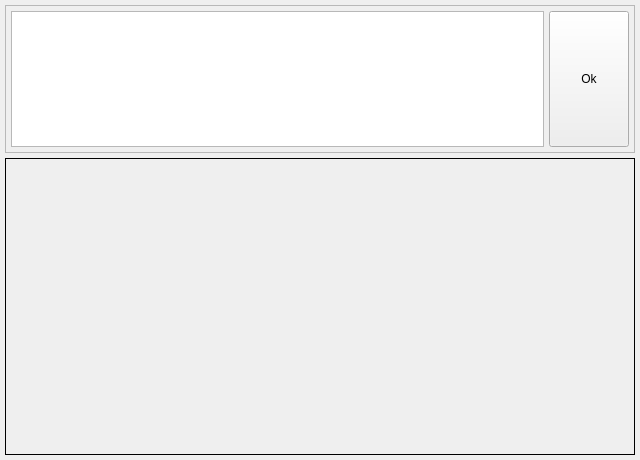
<?xml version="1.0" encoding="UTF-8"?>
<ui version="4.0">
 <class>VirtualKeyboards</class>
 <widget class="QWidget" name="VirtualKeyboards">
  <property name="geometry">
   <rect>
    <x>0</x>
    <y>0</y>
    <width>640</width>
    <height>460</height>
   </rect>
  </property>
  <property name="sizePolicy">
   <sizepolicy hsizetype="Expanding" vsizetype="Expanding">
    <horstretch>0</horstretch>
    <verstretch>0</verstretch>
   </sizepolicy>
  </property>
  <property name="windowTitle">
   <string>Virtual keyboards container</string>
  </property>
  <property name="autoFillBackground">
   <bool>true</bool>
  </property>
  <layout class="QVBoxLayout" name="verticalLayout" stretch="1,2">
   <property name="spacing">
    <number>5</number>
   </property>
   <property name="leftMargin">
    <number>5</number>
   </property>
   <property name="topMargin">
    <number>5</number>
   </property>
   <property name="rightMargin">
    <number>5</number>
   </property>
   <property name="bottomMargin">
    <number>5</number>
   </property>
   <item>
    <widget class="QFrame" name="frame">
     <property name="minimumSize">
      <size>
       <width>0</width>
       <height>0</height>
      </size>
     </property>
     <property name="frameShape">
      <enum>QFrame::StyledPanel</enum>
     </property>
     <property name="frameShadow">
      <enum>QFrame::Raised</enum>
     </property>
     <layout class="QHBoxLayout" name="horizontalLayout">
      <property name="spacing">
       <number>5</number>
      </property>
      <property name="leftMargin">
       <number>5</number>
      </property>
      <property name="topMargin">
       <number>5</number>
      </property>
      <property name="rightMargin">
       <number>5</number>
      </property>
      <property name="bottomMargin">
       <number>5</number>
      </property>
      <item>
       <widget class="QStackedWidget" name="inputWidget">
        <property name="currentIndex">
         <number>1</number>
        </property>
        <widget class="QWidget" name="lineEditInputPage">
         <layout class="QHBoxLayout" name="horizontalLayout_2">
          <property name="spacing">
           <number>0</number>
          </property>
          <property name="leftMargin">
           <number>0</number>
          </property>
          <property name="topMargin">
           <number>0</number>
          </property>
          <property name="rightMargin">
           <number>0</number>
          </property>
          <property name="bottomMargin">
           <number>0</number>
          </property>
          <item>
           <widget class="QLineEdit" name="lineEditInput">
            <property name="sizePolicy">
             <sizepolicy hsizetype="Expanding" vsizetype="Expanding">
              <horstretch>0</horstretch>
              <verstretch>0</verstretch>
             </sizepolicy>
            </property>
            <property name="font">
             <font>
              <pointsize>36</pointsize>
              <weight>75</weight>
              <bold>true</bold>
             </font>
            </property>
           </widget>
          </item>
         </layout>
        </widget>
        <widget class="QWidget" name="plainTextEditInputPage">
         <layout class="QHBoxLayout" name="horizontalLayout_3">
          <property name="spacing">
           <number>0</number>
          </property>
          <property name="leftMargin">
           <number>0</number>
          </property>
          <property name="topMargin">
           <number>0</number>
          </property>
          <property name="rightMargin">
           <number>0</number>
          </property>
          <property name="bottomMargin">
           <number>0</number>
          </property>
          <item>
           <widget class="QPlainTextEdit" name="plainTextEditInput">
            <property name="font">
             <font>
              <pointsize>16</pointsize>
             </font>
            </property>
           </widget>
          </item>
         </layout>
        </widget>
       </widget>
      </item>
      <item>
       <widget class="QPushButton" name="doneButton">
        <property name="sizePolicy">
         <sizepolicy hsizetype="Minimum" vsizetype="Minimum">
          <horstretch>0</horstretch>
          <verstretch>0</verstretch>
         </sizepolicy>
        </property>
        <property name="minimumSize">
         <size>
          <width>50</width>
          <height>0</height>
         </size>
        </property>
        <property name="focusPolicy">
         <enum>Qt::NoFocus</enum>
        </property>
        <property name="text">
         <string>Ok</string>
        </property>
       </widget>
      </item>
     </layout>
    </widget>
   </item>
   <item>
    <widget class="QStackedWidget" name="virtualKeyboadsStack">
     <property name="frameShape">
      <enum>QFrame::Box</enum>
     </property>
     <property name="currentIndex">
      <number>3</number>
     </property>
     <widget class="RuVirtualKeyboard" name="ruVirtualKeyboard">
      <property name="sizePolicy">
       <sizepolicy hsizetype="Expanding" vsizetype="Expanding">
        <horstretch>0</horstretch>
        <verstretch>0</verstretch>
       </sizepolicy>
      </property>
     </widget>
     <widget class="FnVirtualKeyboard" name="fnVirtualKeyboard">
      <property name="sizePolicy">
       <sizepolicy hsizetype="Expanding" vsizetype="Expanding">
        <horstretch>0</horstretch>
        <verstretch>0</verstretch>
       </sizepolicy>
      </property>
     </widget>
     <widget class="EnVirtualKeyboard" name="enVirtualKeyboard">
      <property name="sizePolicy">
       <sizepolicy hsizetype="Expanding" vsizetype="Expanding">
        <horstretch>0</horstretch>
        <verstretch>0</verstretch>
       </sizepolicy>
      </property>
     </widget>
     <widget class="DeVirtualKeyboard" name="deVirtualKeyboard"/>
    </widget>
   </item>
  </layout>
 </widget>
 <customwidgets>
  <customwidget>
   <class>EnVirtualKeyboard</class>
   <extends>QWidget</extends>
   <header>envirtualkeyboard/envirtualkeyboard.h</header>
   <container>1</container>
  </customwidget>
  <customwidget>
   <class>FnVirtualKeyboard</class>
   <extends>QWidget</extends>
   <header>fnvirtualkeyboard/fnvirtualkeyboard.h</header>
   <container>1</container>
  </customwidget>
  <customwidget>
   <class>RuVirtualKeyboard</class>
   <extends>QWidget</extends>
   <header>ruvirtualkeyboard/ruvirtualkeyboard.h</header>
   <container>1</container>
  </customwidget>
  <customwidget>
   <class>DeVirtualKeyboard</class>
   <extends>QWidget</extends>
   <header>devirtualkeyboard/devirtualkeyboard.h</header>
   <container>1</container>
  </customwidget>
 </customwidgets>
 <resources/>
 <connections/>
</ui>
